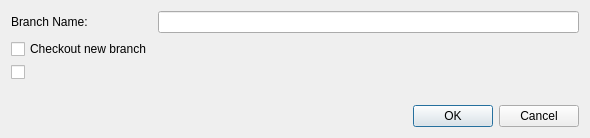
<?xml version="1.0" encoding="UTF-8"?>
<ui version="4.0">
 <class>Git::Internal::BranchAddDialog</class>
 <widget class="QDialog" name="Git::Internal::BranchAddDialog">
  <property name="geometry">
   <rect>
    <x>0</x>
    <y>0</y>
    <width>590</width>
    <height>138</height>
   </rect>
  </property>
  <property name="windowTitle">
   <string/>
  </property>
  <layout class="QGridLayout" name="gridLayout">
   <item row="0" column="0">
    <widget class="QLabel" name="branchNameLabel">
     <property name="text">
      <string>Branch Name:</string>
     </property>
    </widget>
   </item>
   <item row="0" column="1">
    <widget class="QLineEdit" name="branchNameEdit"/>
   </item>
   <item row="1" column="0">
    <widget class="QCheckBox" name="checkoutCheckBox">
     <property name="text">
      <string>Checkout new branch</string>
     </property>
    </widget>
   </item>
   <item row="2" column="0" colspan="2">
    <widget class="QCheckBox" name="trackingCheckBox"/>
   </item>
   <item row="4" column="0" colspan="2">
    <widget class="QDialogButtonBox" name="buttonBox">
     <property name="orientation">
      <enum>Qt::Horizontal</enum>
     </property>
     <property name="standardButtons">
      <set>QDialogButtonBox::Cancel|QDialogButtonBox::Ok</set>
     </property>
    </widget>
   </item>
   <item row="3" column="0" colspan="2">
    <spacer name="verticalSpacer">
     <property name="orientation">
      <enum>Qt::Vertical</enum>
     </property>
     <property name="sizeHint" stdset="0">
      <size>
       <width>20</width>
       <height>40</height>
      </size>
     </property>
    </spacer>
   </item>
  </layout>
 </widget>
 <resources/>
 <connections>
  <connection>
   <sender>buttonBox</sender>
   <signal>accepted()</signal>
   <receiver>Git::Internal::BranchAddDialog</receiver>
   <slot>accept()</slot>
   <hints>
    <hint type="sourcelabel">
     <x>248</x>
     <y>254</y>
    </hint>
    <hint type="destinationlabel">
     <x>157</x>
     <y>274</y>
    </hint>
   </hints>
  </connection>
  <connection>
   <sender>buttonBox</sender>
   <signal>rejected()</signal>
   <receiver>Git::Internal::BranchAddDialog</receiver>
   <slot>reject()</slot>
   <hints>
    <hint type="sourcelabel">
     <x>316</x>
     <y>260</y>
    </hint>
    <hint type="destinationlabel">
     <x>286</x>
     <y>274</y>
    </hint>
   </hints>
  </connection>
 </connections>
</ui>
